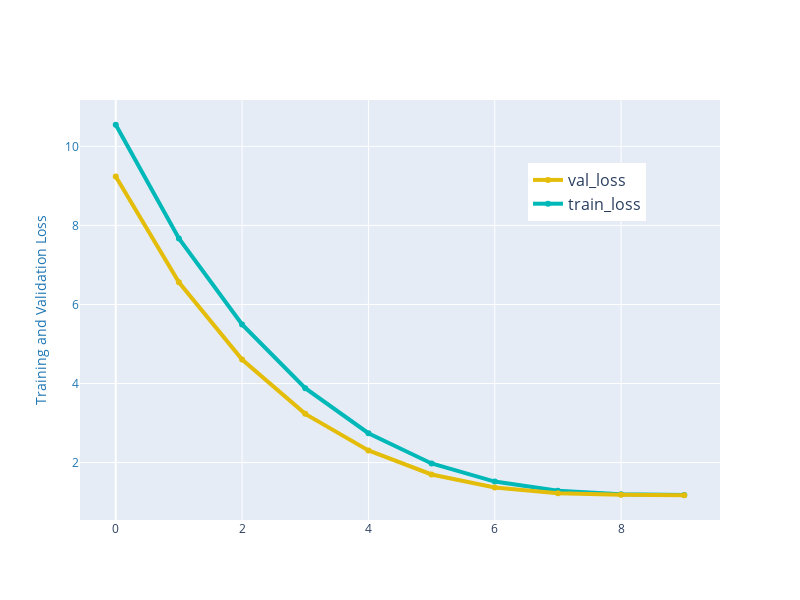

Write notebook code for a chart like this one.
### Markdown cell above
##Training and Validation Loss

### Code cell
import plotly.graph_objects as go
fig = go.Figure()
#fig.add_trace(go.Scatter(x=[x for x in range(len(r.history['loss']))], y=r.history['loss'] , mode='lines', name='VOLUME',line=dict(color='#00b8b8', width=2)))
fig.add_trace(go.Scatter(x=x1, y=y1, mode='lines+markers', name='train_loss', line=dict(color='#00b8b8', width=4)))
fig.add_trace(go.Scatter(x=x2, y=y2, mode='lines+markers', name='val_loss', line=dict(color='#e4bd0b', width=4)))
fig.update_layout(width=800,
        height=600,legend=dict(x=.70,y=0.85, traceorder='reversed', font_size=16), 
        yaxis=dict(
        title="Training and Validation Loss",
        titlefont=dict(
            color="#1f77b4"
        ),
        tickfont=dict(
            color="#1f77b4"
        )
    ),)
fig.show()

### Figure 1 — Plotly figure (JSON) as saved in the notebook; plotly's stock layout.template omitted (floating-point values rounded to 4 significant figures)
{"data": [{"name": "train_loss", "mode": "lines+markers", "y": [10.55, 7.67, 5.494, 3.883, 2.742, 1.977, 1.519, 1.286, 1.2, 1.178], "x": [0, 1, 2, 3, 4, 5, 6, 7, 8, 9], "line": {"color": "#00b8b8", "width": 4}, "type": "scatter"}, {"name": "val_loss", "mode": "lines+markers", "y": [9.24, 6.561, 4.606, 3.232, 2.308, 1.699, 1.37, 1.226, 1.184, 1.173], "x": [0, 1, 2, 3, 4, 5, 6, 7, 8, 9], "line": {"color": "#e4bd0b", "width": 4}, "type": "scatter"}], "layout": {"width": 800, "yaxis": {"tickfont": {"color": "#1f77b4"}, "title": {"text": "Training and Validation Loss", "font": {"color": "#1f77b4"}}}, "legend": {"y": 0.85, "traceorder": "reversed", "font": {"size": 16}, "x": 0.7}, "height": 600}}
